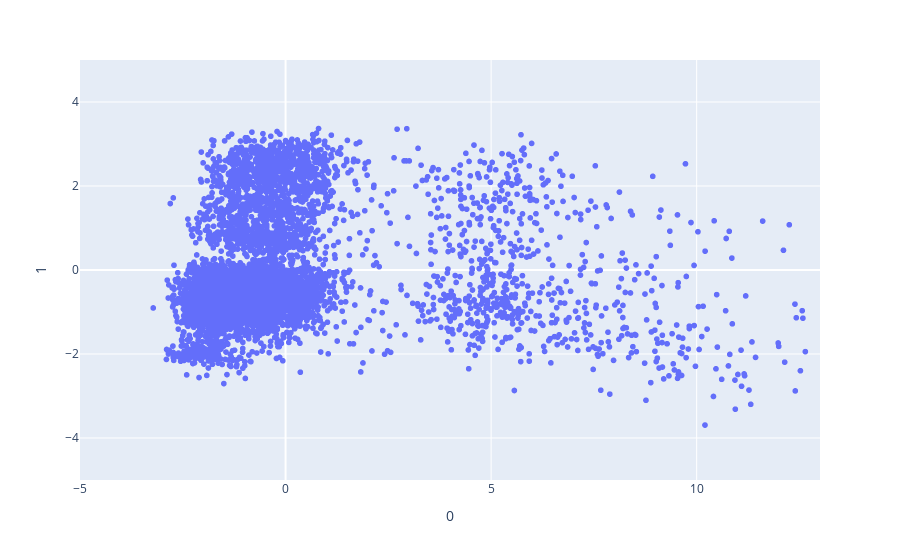

Source (notebook cell):
### Code cell
import plotly.express as px

data2 = data_test.copy()
num_data = data2[num_cols]
cat_data = data2[cat_cols].astype(str)
num_data = num_data.fillna(num_data.median())
scaler.fit(num_data)
num_data = pd.DataFrame(scaler.transform(num_data))
# OH.fit(cat_data.astype(str))
cat_data = pd.DataFrame(OH.transform(cat_data).toarray())
# num_data = pd.concat([num_data,cat_data],axis=1)


# labels = y_train.astype(str).values
# pca = PCA(random_state=0)
# num_data_pca = pd.DataFrame(pca.fit_transform(num_data))
num_data_pca = pd.DataFrame(pca.transform(num_data))

fig = px.scatter(num_data_pca,x=0, y=1,color=None)


fig.update_traces(marker=dict(size=6,
                              ))
fig.update_layout(yaxis_range=[-5,5],xaxis_range=[-5,13])
fig.update_xaxes(nticks=8)
fig.update_yaxes(nticks=6)



fig.show()


# fig =px.scatter_3d(num_data_pca, x=0, y=1, z=2,
#               color=None)
# fig.update_traces(marker=dict(size=5,
#                               line=dict(width=2,
#                                         color='DarkSlateGrey')),
#                   selector=dict(mode='markers'))
# fig.show()

### Figure 1 — Plotly figure (JSON) as saved in the notebook; plotly's stock layout.template omitted (floating-point values rounded to 4 significant figures; data arrays with more than 128 entries replaced by an {"elided": "..."} marker saying what was removed)
{"data": [{"hoverlabel": {"namelength": 0}, "hovertemplate": "0=%{x}<br>1=%{y}", "legendgroup": "", "marker": {"color": "#636efa", "size": 6, "symbol": "circle"}, "mode": "markers", "name": "", "showlegend": false, "type": "scattergl", "x": {"elided": "6000 float values"}, "xaxis": "x", "y": {"elided": "6000 float values"}, "yaxis": "y"}], "layout": {"legend": {"tracegroupgap": 0}, "margin": {"t": 60}, "xaxis": {"anchor": "y", "domain": [0, 1], "nticks": 8, "range": [-5, 13], "title": {"text": "0"}}, "yaxis": {"anchor": "x", "domain": [0, 1], "nticks": 6, "range": [-5, 5], "title": {"text": "1"}}}}
